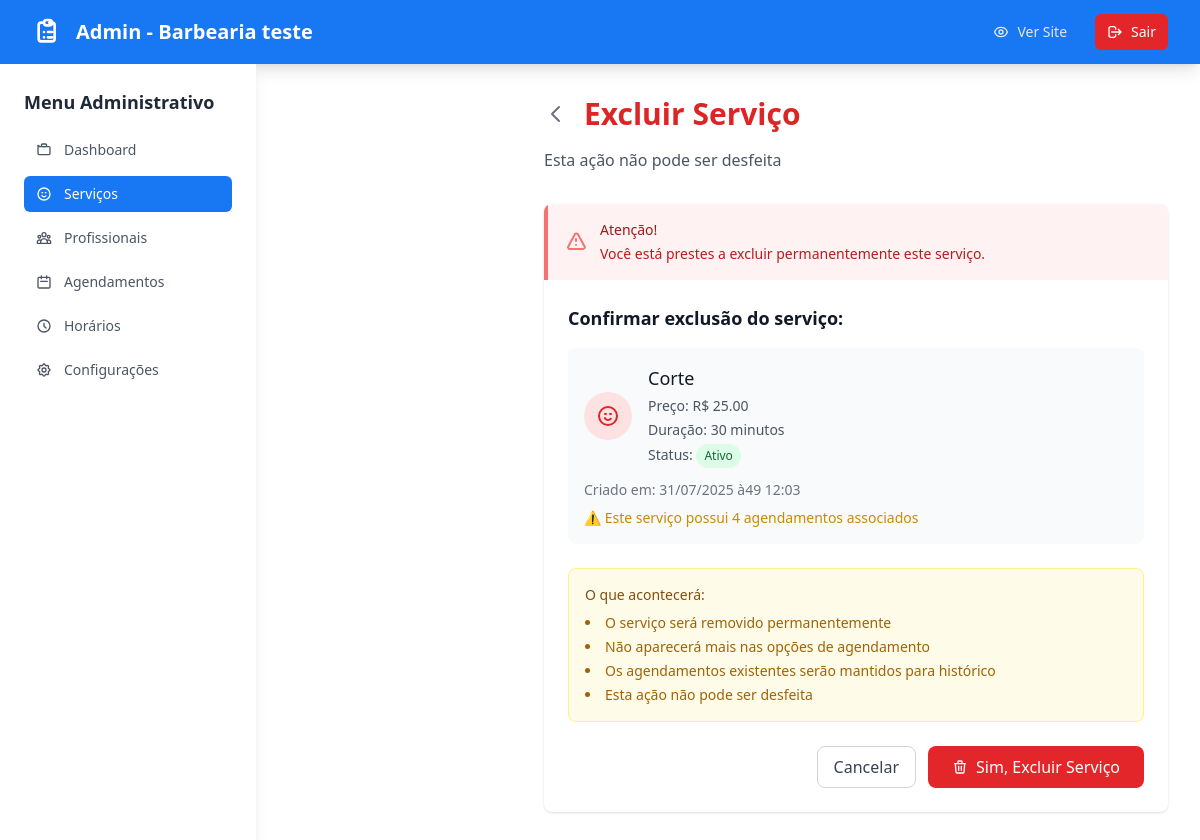
Page /barbearia-teste/admin/servicos/1/deletar/ (signed in) on the committed database.
### barbearias/models.py (models this page shows, shortened)
class Barbearia(models.Model):
    nome = models.CharField(max_length=200)
    endereco = models.TextField()
    telefone = models.CharField(max_length=20)
    email_notificacoes = models.EmailField(blank=True, null=True, help_text="Email para receber notificações de novos agendamentos")
    slug = models.SlugField(unique=True, max_length=200)
    usuario = models.OneToOneField(User, on_delete=models.CASCADE)
    ativa = models.BooleanField(default=True)
    criada_em = models.DateTimeField(auto_now_add=True)
    class Meta:
        verbose_name = "Estabelecimento"
        verbose_name_plural = "Estabelecimentos"

class Servico(models.Model):
    nome = models.CharField(max_length=200)
    preco = models.DecimalField(max_digits=8, decimal_places=2)
    duracao_minutos = models.PositiveIntegerField(help_text="Duração do serviço em minutos")
    barbearia = models.ForeignKey(Barbearia, on_delete=models.CASCADE, related_name='servicos')
    ativo = models.BooleanField(default=True)
    criado_em = models.DateTimeField(auto_now_add=True)
    class Meta:
        verbose_name = "Serviço"
        verbose_name_plural = "Serviços"

### barbearias/views.py (the view)
    def _wrapped_view(request, slug, *args, **kwargs):
        if not request.user.is_authenticated:
            messages.info(request, 'Faça login para acessar a área administrativa.')
            return redirect('barbearias:admin_login', slug=slug)
        try:
            barbearia = Barbearia.objects.get(slug=slug, ativa=True)
            if barbearia.usuario != request.user:
                messages.error(request, 'Você não tem permissão para acessar esta barbearia.')
                logout(request)
                return redirect('barbearias:admin_login', slug=slug)
        except Barbearia.DoesNotExist:
            messages.error(request, 'Barbearia não encontrada.')
            return redirect('barbearias:redirect_to_default')
        return view_func(request, slug, *args, **kwargs)

### barbearias/views.py (called while the page is built)
def barbeiro_required(view_func):
    def _wrapped_view(request, slug, *args, **kwargs):
        if not request.user.is_authenticated:
            messages.info(request, 'Faça login para acessar a área administrativa.')
            return redirect('barbearias:admin_login', slug=slug)
        try:
            barbearia = Barbearia.objects.get(slug=slug, ativa=True)
            if barbearia.usuario != request.user:
                messages.error(request, 'Você não tem permissão para acessar esta barbearia.')
                logout(request)
                return redirect('barbearias:admin_login', slug=slug)
        except Barbearia.DoesNotExist:
            messages.error(request, 'Barbearia não encontrada.')
            return redirect('barbearias:redirect_to_default')
        return view_func(request, slug, *args, **kwargs)
    return _wrapped_view

@barbeiro_required
def admin_servico_deletar(request, slug, servico_id):
    barbearia = Barbearia.objects.get(slug=slug, ativa=True)
    servico = get_object_or_404(Servico, id=servico_id, barbearia=barbearia)
    if request.method == 'POST':
        servico.delete()
        messages.success(request, 'Serviço deletado com sucesso!')
        return redirect('barbearias:admin_servicos_lista', slug=slug)
    context = {
        'barbearia': barbearia,
        'servico': servico,
    }
    return render(request, 'barbearias/admin/servico_deletar.html', context)

### templates/barbearias/admin/servico_deletar.html (shortened to what this page needs)
{% extends 'barbearias/admin/base_admin.html' %}
{% block content %}
<div class="max-w-2xl mx-auto">
    <div class="mb-8">
        <div class="flex items-center mb-4">
            <a href="{% url 'barbearias:admin_servicos_lista' barbearia.slug %}"
               class="mr-4 text-gray-500 hover:text-gray-700 transition-colors">
                <svg class="w-6 h-6" fill="none" stroke="currentColor" viewBox="0 0 24 24">
                    <path stroke-linecap="round" stroke-linejoin="round" stroke-width="2" d="M15 19l-7-7 7-7"></path>
                </svg>
            </a>
            <h1 class="text-3xl font-bold text-red-600">Excluir Serviço</h1>
        </div>
        <p class="text-gray-600">Esta ação não pode ser desfeita</p>
    </div>
    <div class="bg-white rounded-lg shadow overflow-hidden">
        <div class="bg-red-50 border-l-4 border-red-400 p-4">
            <div class="flex items-center">
                <svg class="w-6 h-6 text-red-400 mr-3" fill="none" stroke="currentColor" viewBox="0 0 24 24">
                    <path stroke-linecap="round" stroke-linejoin="round" stroke-width="2" d="M12 9v2m0 4h.01m-6.938 4h13.856c1.54 0 2.502-1.667 1.732-2.5L13.732 4c-.77-.833-1.964-.833-2.732 0L4.268 16.5c-.77.833.192 2.5 1.732 2.5z"></path>
                </svg>
                <div>
                    <h3 class="text-sm font-medium text-red-800">Atenção!</h3>
                    <p class="text-red-700 text-sm mt-1">
                        Você está prestes a excluir permanentemente este serviço.
                    </p>
                </div>
            </div>
        </div>
        <div class="p-6">
            <h2 class="text-lg font-semibold text-gray-900 mb-4">Confirmar exclusão do serviço:</h2>
            <div class="bg-gray-50 rounded-lg p-4 mb-6">
                <div class="flex items-center mb-3">
                    <div class="flex-shrink-0 h-12 w-12">
                        <div class="h-12 w-12 rounded-full bg-red-100 flex items-center justify-center">
                            <svg class="w-6 h-6 text-red-600" fill="none" stroke="currentColor" viewBox="0 0 24 24">
                                <path stroke-linecap="round" stroke-linejoin="round" stroke-width="2" d="M14.828 14.828a4 4 0 01-5.656 0M9 10h1m4 0h1m-6 4h.01M21 12a9 9 0 11-18 0 9 9 0 0118 0z"></path>
                            </svg>
                        </div>
                    </div>
                    <div class="ml-4">
                        <h3 class="text-lg font-medium text-gray-900">{{ servico.nome }}</h3>
                        <div class="mt-1 space-y-1">
                            <p class="text-sm text-gray-600">Preço: <span class="font-medium">R$ {{ servico.preco }}</span></p>
                            <p class="text-sm text-gray-600">Duração: <span class="font-medium">{{ servico.duracao_minutos }} minutos</span></p>
                            <p class="text-sm text-gray-600">
                                Status:
                                {% if servico.ativo %}
                                    <span class="inline-flex items-center px-2 py-1 rounded-full text-xs font-medium bg-green-100 text-green-800">Ativo</span>
                                {% else %}
                                    <span class="inline-flex items-center px-2 py-1 rounded-full text-xs font-medium bg-red-100 text-red-800">Inativo</span>
                                {% endif %}
                            </p>
                        </div>
                    </div>
                </div>
                <div class="text-sm text-gray-500">
                    <p>Criado em: {{ servico.criado_em|date:"d/m/Y às H:i" }}</p>
                    {% if servico.agendamento_set.count > 0 %}
                        <p class="text-yellow-600 font-medium mt-2">
                            ⚠️ Este serviço possui {{ servico.agendamento_set.count }} agendamento{{ servico.agendamento_set.count|pluralize }} associado{{ servico.agendamento_set.count|pluralize }}
                        </p>
                    {% endif %}
                </div>
            </div>
            <div class="bg-yellow-50 border border-yellow-200 rounded-lg p-4 mb-6">
                <h4 class="text-sm font-medium text-yellow-800 mb-2">O que acontecerá:</h4>
                <ul class="text-sm text-yellow-700 space-y-1 list-disc list-inside">
                    <li>O serviço será removido permanentemente</li>
                    <li>Não aparecerá mais nas opções de agendamento</li>
                    {% if servico.agendamento_set.count > 0 %}
                        <li>Os agendamentos existentes serão mantidos para histórico</li>
                    {% endif %}
                    <li>Esta ação não pode ser desfeita</li>
                </ul>
            </div>
            <form method="post">
                <div class="flex flex-col sm:flex-row gap-3 justify-end">
                    <a href="{% url 'barbearias:admin_servicos_lista' barbearia.slug %}"
                       class="px-4 py-2 border border-gray-300 text-gray-700 rounded-lg font-medium hover:bg-gray-50 transition-colors text-center">
                        Cancelar
                    </a>
                    <button type="submit"
                            class="px-6 py-2 text-white rounded-lg font-medium transition-colors flex items-center justify-center" style="background-color: #E2262A;">
                        <svg class="w-4 h-4 mr-2" fill="none" stroke="currentColor" viewBox="0 0 24 24">
                            <path stroke-linecap="round" stroke-linejoin="round" stroke-width="2" d="M19 7l-.867 12.142A2 2 0 0116.138 21H7.862a2 2 0 01-1.995-1.858L5 7m5 4v6m4-6v6m1-10V4a1 1 0 00-1-1h-4a1 1 0 00-1 1v3M4 7h16"></path>
                        </svg>
                        Sim, Excluir Serviço
                    </button>
                </div>
            </form>
        </div>
    </div>
</div>
{% endblock %}

### templates/barbearias/admin/base_admin.html (shortened to what this page needs)
<!DOCTYPE html>
<html lang="pt-br">
<head>
    <script src="https://cdn.tailwindcss.com"></script>
</head>
<body class="min-h-screen" style="background-color: #FFFFFF;">
    <nav class="text-white shadow-lg" style="background-color: #1877F2;">
        <div class="max-w-7xl mx-auto px-4 sm:px-6 lg:px-8">
            <div class="flex justify-between items-center h-16">
                <div class="flex items-center">
                    <a href="{% url 'barbearias:admin_dashboard' barbearia.slug %}" class="flex items-center text-white hover:text-gray-200 transition-colors">
                        <span class="text-xl font-bold">Admin - {{ barbearia.nome }}</span>
                    </a>
                </div>
                <div class="flex items-center space-x-4">
                    <a href="{% url 'barbearias:mini_site' barbearia.slug %}"
                       class="flex items-center px-3 py-2 rounded-md text-sm font-medium text-gray-200 hover:text-white hover:bg-blue-700 transition-colors" style="background-color: #1877F2;">
                        Ver Site
                    </a>
                    <a href="{% url 'barbearias:admin_logout' barbearia.slug %}"
                       class="flex items-center px-3 py-2 rounded-md text-sm font-medium text-white transition-colors" style="background-color: #E2262A;">
                        <svg class="w-4 h-4 mr-2" fill="none" stroke="currentColor" viewBox="0 0 24 24">
                            <path stroke-linecap="round" stroke-linejoin="round" stroke-width="2" d="M17 16l4-4m0 0l-4-4m4 4H7m6 4v1a3 3 0 01-3 3H6a3 3 0 01-3-3V7a3 3 0 013-3h4a3 3 0 013 3v1"></path>
                        </svg>
                        Sair
                    </a>
                </div>
            </div>
        </div>
    </nav>
    <div class="flex">
        <div id="sidebar" class="fixed inset-y-0 left-0 w-64 bg-white shadow-lg transform -translate-x-full transition-transform duration-300 ease-in-out z-50 lg:relative lg:translate-x-0 lg:block">
            <div class="p-6">
                <h3 class="text-lg font-semibold text-gray-800 mb-4">Menu Administrativo</h3>
                <nav class="space-y-2">
                    <a href="{% url 'barbearias:admin_dashboard' barbearia.slug %}"
                       class="flex items-center px-3 py-2 rounded-md text-sm font-medium {% if request.resolver_match.url_name == 'admin_dashboard' %}text-white{% else %}text-gray-600 hover:text-white{% endif %} transition-colors" style="background-color: {% if request.resolver_match.url_name == 'admin_dashboard' %}#1877F2{% else %}transparent{% endif %};">
                        Dashboard
                    </a>
                    <a href="{% url 'barbearias:admin_servicos_lista' barbearia.slug %}"
                       class="flex items-center px-3 py-2 rounded-md text-sm font-medium {% if 'servico' in request.resolver_match.url_name %}text-white{% else %}text-gray-600 hover:text-white{% endif %} transition-colors" style="background-color: {% if 'servico' in request.resolver_match.url_name %}#1877F2{% else %}transparent{% endif %};">
                        <svg class="w-4 h-4 mr-3" fill="none" stroke="currentColor" viewBox="0 0 24 24">
                            <path stroke-linecap="round" stroke-linejoin="round" stroke-width="2" d="M14.828 14.828a4 4 0 01-5.656 0M9 10h1m4 0h1m-6 4h.01M21 12a9 9 0 11-18 0 9 9 0 0118 0z"></path>
                        </svg>
                        Serviços
                    </a>
                    <a href="{% url 'barbearias:admin_profissionais_lista' barbearia.slug %}"
                       class="flex items-center px-3 py-2 rounded-md text-sm font-medium {% if 'profissional' in request.resolver_match.url_name %}text-white{% else %}text-gray-600 hover:text-white{% endif %} transition-colors" style="background-color: {% if 'profissional' in request.resolver_match.url_name %}#1877F2{% else %}transparent{% endif %};">
                        Profissionais
                    </a>
                    <a href="{% url 'barbearias:admin_agendamentos_lista' barbearia.slug %}"
                       class="flex items-center px-3 py-2 rounded-md text-sm font-medium {% if 'agendamento' in request.resolver_match.url_name %}text-white{% else %}text-gray-600 hover:text-white{% endif %} transition-colors" style="background-color: {% if 'agendamento' in request.resolver_match.url_name %}#1877F2{% else %}transparent{% endif %};">
                        <svg class="w-4 h-4 mr-3" fill="none" stroke="currentColor" viewBox="0 0 24 24">
                            <path stroke-linecap="round" stroke-linejoin="round" stroke-width="2" d="M8 7V3m8 4V3m-9 8h10M5 21h14a2 2 0 002-2V7a2 2 0 00-2-2H5a2 2 0 00-2 2v12a2 2 0 002 2z"></path>
                        </svg>
                        Agendamentos
                    </a>
                    <a href="{% url 'barbearias:admin_horarios_funcionamento' barbearia.slug %}"
                       class="flex items-center px-3 py-2 rounded-md text-sm font-medium {% if 'horarios' in request.resolver_match.url_name %}text-white{% else %}text-gray-600 hover:text-white{% endif %} transition-colors" style="background-color: {% if 'horarios' in request.resolver_match.url_name %}#1877F2{% else %}transparent{% endif %};">
                        <svg class="w-4 h-4 mr-3" fill="none" stroke="currentColor" viewBox="0 0 24 24">
                            <path stroke-linecap="round" stroke-linejoin="round" stroke-width="2" d="M12 8v4l3 3m6-3a9 9 0 11-18 0 9 9 0 0118 0z"></path>
                        </svg>
                        Horários
                    </a>
                    <a href="{% url 'barbearias:admin_configuracoes' barbearia.slug %}"
                       class="flex items-center px-3 py-2 rounded-md text-sm font-medium {% if 'configuracoes' in request.resolver_match.url_name %}text-white{% else %}text-gray-600 hover:text-white{% endif %} transition-colors" style="background-color: {% if 'configuracoes' in request.resolver_match.url_name %}#1877F2{% else %}transparent{% endif %};">
                        Configurações
                    </a>
                </nav>
            </div>
        </div>
        <div class="flex-1 p-8 lg:ml-64">
            {% block content %}
            {% endblock %}
        </div>
    </div>
</body>

### rows in the picture
Barbearia: nome "Barbearia teste"
Servico: nome "Corte", preco "25.00", duracao_minutos "30", criado_em "31/07/2025 à49 12:03", agendamento_set.count "4"
